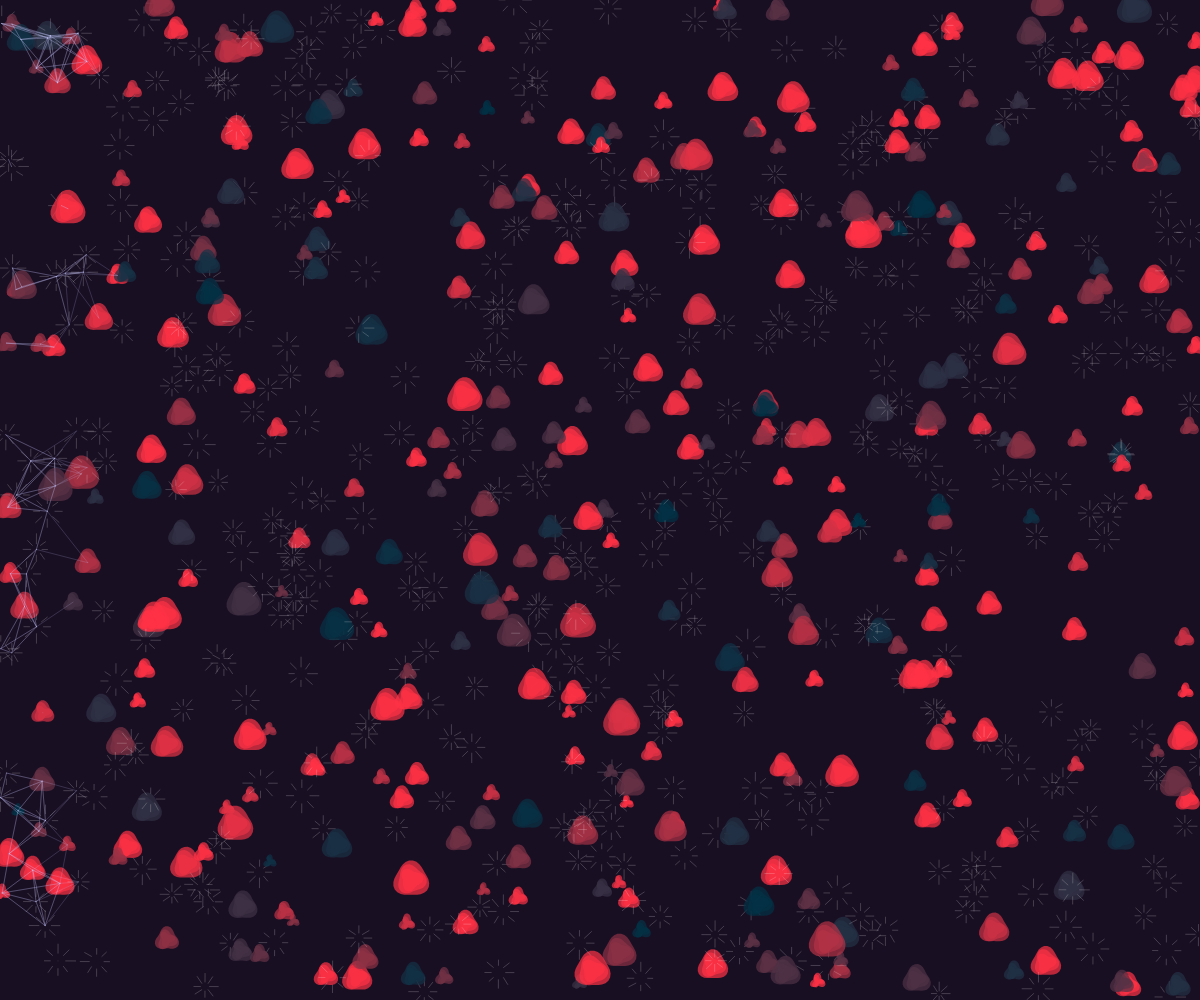
Frame 1 (no input)
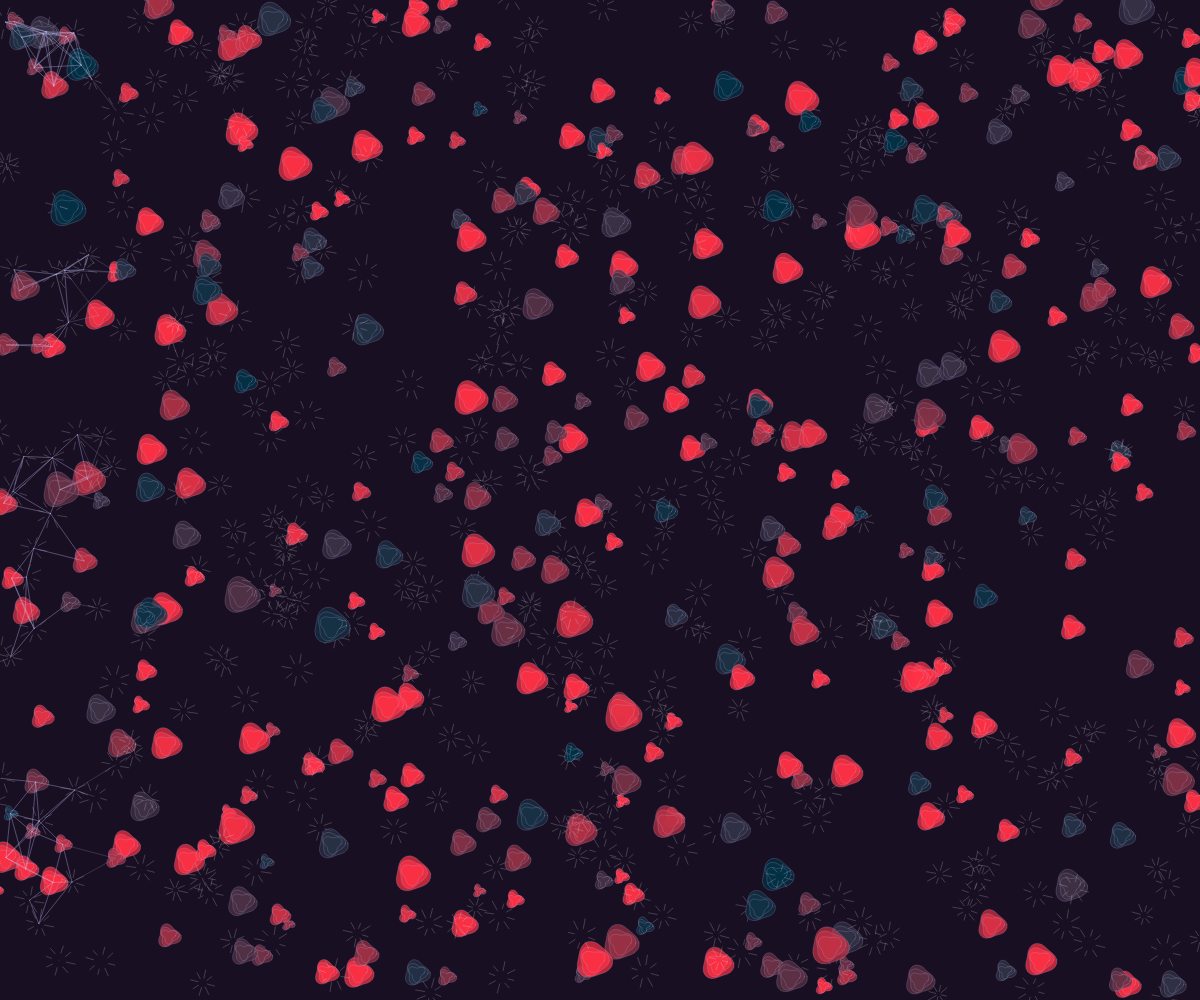
Frame 60 (no input)
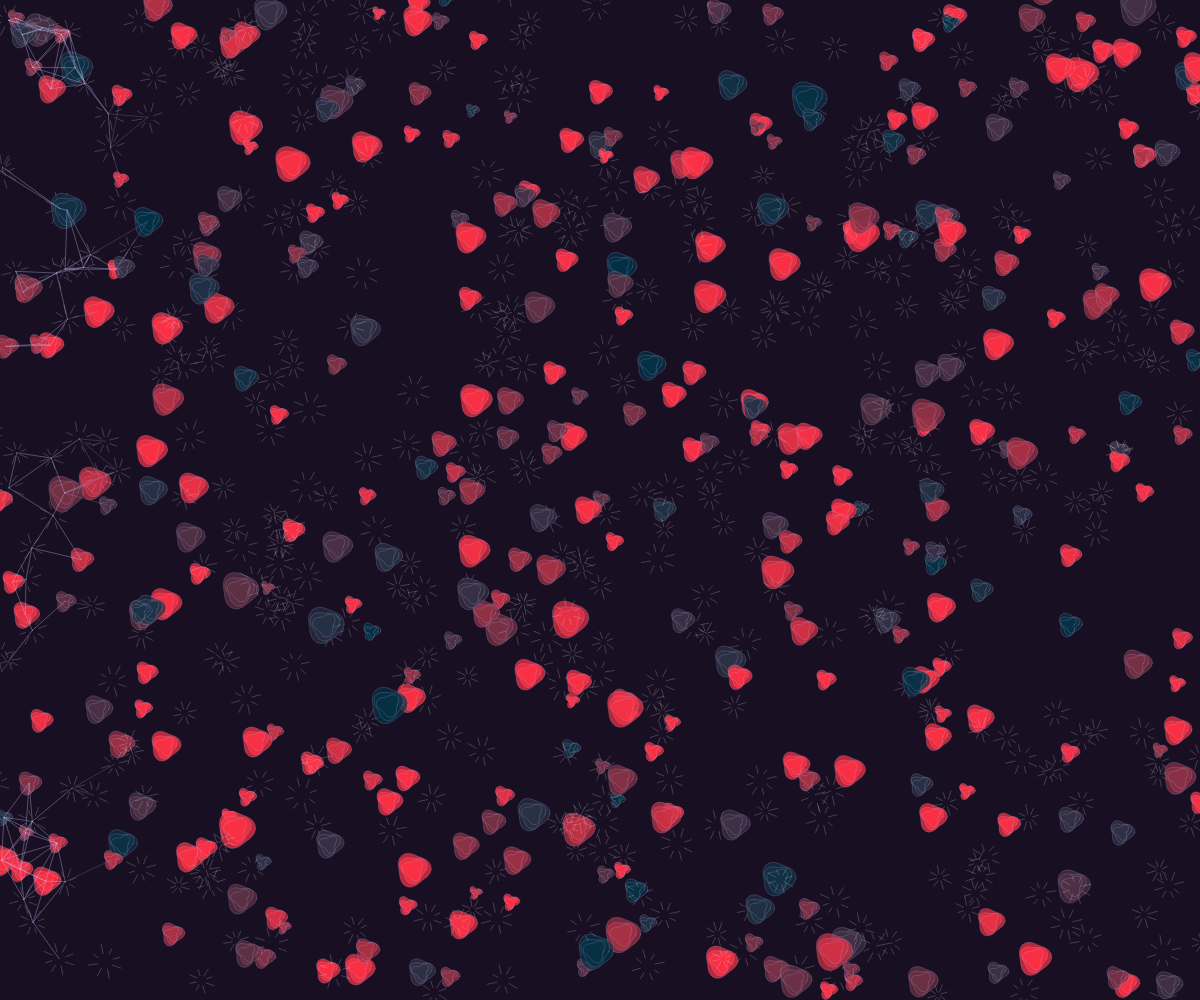
Frame 120 (the mouse pressed at the canvas centre since frame 60)

The p5.js sketch that drew these frames (run headless with seeded random() and noise() and a simulated clock; from frame 60 on, the mouse is pressed at the canvas centre):

// p5.js sketch
// ── sketch.js
let patterns = [];
let gridSize = 30;
let maxPatterns = 800;

function setup() {
  createCanvas(windowWidth, windowHeight);
  noStroke();
  
  // Initialize spatial grid for patterns
  let cols = ceil(width / gridSize) + 1;
  let rows = ceil(height / gridSize) + 1;
  grid = new Array(cols);
  for (let i = 0; i < cols; i++) {
    grid[i] = new Array(rows);
    for (let j = 0; j < rows; j++) {
      grid[i][j] = [];
    }
  }
  
  // Create initial patterns
  for (let i = 0; i < maxPatterns; i++) {
    patterns.push({
      x: random(width),
      y: random(height),
      size: random(5, 15),
      age: 0,
      maxAge: random(300, 600),
      isForming: random() > 0.5,
      colorOffset: random(360),
      pulseOffset: random(TWO_PI)
    });
  }
}

function draw() {
  background(25, 15, 35);
  let time = millis() * 0.0005;
  
  // Clear grid
  let cols = grid.length;
  let rows = grid[0].length;
  for (let i = 0; i < cols; i++) {
    for (let j = 0; j < rows; j++) {
      grid[i][j] = [];
    }
  }
  
  // Update and draw patterns
  for (let i = patterns.length - 1; i >= 0; i--) {
    let p = patterns[i];
    
    // Age the pattern
    p.age++;
    
    // Apply pulse effect
    let pulse = sin(time + p.pulseOffset) * 0.5 + 0.5;
    let size = p.size + pulse * 3;
    
    // Random drift and deformation
    let dx = noise(p.x * 0.01, p.y * 0.01, time * 0.2) - 0.5;
    let dy = noise(p.x * 0.01, p.y * 0.01, time * 0.2 + 1000) - 0.5;
    p.x += dx * 0.5;
    p.y += dy * 0.5;
    
    // Keep within canvas
    if (p.x < -50 || p.x > width + 50 || p.y < -50 || p.y > height + 50) {
      patterns.splice(i, 1);
      continue;
    }
    
    // Update spatial grid
    let gridX = floor(p.x / gridSize);
    let gridY = floor(p.y / gridSize);
    if (gridX >= 0 && gridX < cols && gridY >= 0 && gridY < rows) {
      grid[gridX][gridY].push(p);
    }
    
    // Draw pattern
    push();
    translate(p.x, p.y);
    
    if (p.isForming) {
      // Forming pattern - cardboard-like texture
      let hue = (time * 30 + p.colorOffset) % 360;
      fill(hue, 50, 70, 180);
      
      // Draw corrugated cardboard effect with multiple layers
      for (let j = 0; j < 3; j++) {
        let layerSize = size * (1 - j * 0.2);
        let distortion = noise(p.x * 0.02, p.y * 0.02, time * 0.5 + j * 100) - 0.5;
        let layerOffset = distortion * 3;
        
        beginShape();
        for (let a = 0; a < TWO_PI; a += 0.2) {
          let r = layerSize + sin(a * 3 + time * 2 + j) * 2;
          let x = r * cos(a);
          let y = r * sin(a);
          vertex(x, y + layerOffset);
        }
        endShape(CLOSE);
      }
    } else {
      // Dissolving pattern - fibrous material effect
      fill(255, 255, 255, 80);
      
      // Draw fibrous texture with lines
      for (let j = 0; j < 8; j++) {
        let angle = time * 0.5 + j * TWO_PI / 8;
        let length = size * 0.5;
        let x1 = cos(angle) * length;
        let y1 = sin(angle) * length;
        let x2 = cos(angle) * (length + random(5, 10));
        let y2 = sin(angle) * (length + random(5, 10));
        
        stroke(255, 255, 255, 100);
        strokeWeight(0.5);
        line(x1, y1, x2, y2);
      }
    }
    
    pop();
    
    // Remove old patterns
    if (p.age > p.maxAge) {
      patterns.splice(i, 1);
    }
  }
  
  // Draw connections between nearby patterns
  let connectionCount = 0;
  beginShape(LINES);
  for (let i = 0; i < cols; i++) {
    for (let j = 0; j < rows; j++) {
      if (grid[i][j].length > 0) {
        for (let k = 0; k < grid[i][j].length; k++) {
          let p1 = grid[i][j][k];
          
          // Check neighbors in adjacent cells
          for (let di = -1; di <= 1; di++) {
            for (let dj = -1; dj <= 1; dj++) {
              let ni = i + di;
              let nj = j + dj;
              
              if (ni >= 0 && ni < cols && nj >= 0 && nj < rows) {
                for (let l = 0; l < grid[ni][nj].length; l++) {
                  let p2 = grid[ni][nj][l];
                  
                  // Calculate distance
                  let dx = p1.x - p2.x;
                  let dy = p1.y - p2.y;
                  let dist = sqrt(dx*dx + dy*dy);
                  
                  if (dist < gridSize * 2.5 && connectionCount < 300) {
                    stroke(200, 200, 255, 60);
                    strokeWeight(0.8);
                    vertex(p1.x, p1.y);
                    vertex(p2.x, p2.y);
                    connectionCount++;
                  }
                }
              }
            }
          }
        }
      }
    }
  }
  endShape();
  
  // Add new patterns occasionally
  if (random() < 0.01 && patterns.length < maxPatterns) {
    patterns.push({
      x: random(width),
      y: random(height),
      size: random(5, 15),
      age: 0,
      maxAge: random(300, 600),
      isForming: random() > 0.5,
      colorOffset: random(360),
      pulseOffset: random(TWO_PI)
    });
  }
}

function windowResized() {
  resizeCanvas(windowWidth, windowHeight);
}
